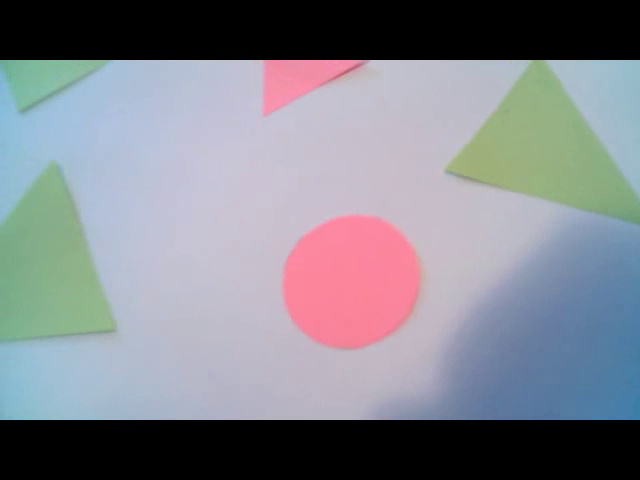
#> input picture frame 57 of resources/output.avi, 640 x 480 px
$ python script.py
#> lines starting #> are read from the running program, lines starting #| are printed output that depends on the picture; after the words box and inside, x2 and y2 are one past the last pixel; in counts of white or black regions, pixels touching at a corner belong together
import cv2
import numpy as np

font = cv2.FONT_HERSHEY_COMPLEX

path_to_video = '../resources/output.avi'
cap = cv2.VideoCapture(path_to_video)

outputfile = 'cvs_file.txt'

def nothing(x):
    pass


def generate_threshold(color, l_h, l_s, l_v, u_h, u_s, u_v):
    if color == 'black':
        # convert to gray
        gray = cv2.cvtColor(frame, cv2.COLOR_BGR2GRAY)

        # thresholding
        _, threshold = cv2.threshold(gray, 25, 255, cv2.THRESH_BINARY)

        # erosion
        kernel = np.ones((5, 5), np.uint8)
        mask = cv2.erode(threshold, kernel)

        # make inverse
        threshold_inv = cv2.bitwise_not(mask)

        # opening
        kernel = np.ones((5, 5), np.uint8)  # black square
        open_frame = cv2.morphologyEx(threshold_inv, cv2.MORPH_OPEN, kernel)

        # erosion
        kernel = np.ones((5, 5), np.uint8)  # black square
        result_frame = cv2.erode(open_frame, kernel)

        # thresholding
        _, threshold = cv2.threshold(result_frame, 150, 255, cv2.THRESH_BINARY)

    else:

        # convert to hsv
        hsv = cv2.cvtColor(frame, cv2.COLOR_BGR2HSV)

        # filtering
        lower_red = np.array([l_h, l_s, l_v])
        upper_red = np.array([u_h, u_s, u_v])
        mask = cv2.inRange(hsv, lower_red, upper_red)

        # erosion
        kernel = np.ones((5, 5), np.uint8)  # black square
        mask = cv2.erode(mask, kernel)

        # thresholding
        _, threshold = cv2.threshold(mask, 150, 255, cv2.THRESH_BINARY)

    # make contours
    contours, _ = cv2.findContours(threshold, cv2.RETR_TREE, cv2.CHAIN_APPROX_SIMPLE)
    return contours


def write_text_to_file(filename, text):
    """Функция для записи в	файл filename строки text"""

    # Открытие файла для записи
    f = open(filename, "a")
    # Запись строки text в файл
    f.write(text)
    # Закрытие файла
    f.close()

def refresh_file(filename):

    # Открытие файла для записи
    f = open(filename, "w")
    # Закрытие файла
    f.close()

refresh_file(outputfile)

while True:
    triangle_count = 0
    rectangle_count = 0
    circle_count = 0

    list_for_csv_outputfile = []

    _, frame = cap.read()
#> frame is the input picture: shape (480, 640, 3); mean B, G, R 139.4, 131.2, 129.1

    black_contours = generate_threshold("black", 0, 0, 40, 180, 98, 247)
#> in generate_threshold, `gray = cv2.cvtColor(frame, cv2.COLOR_BGR2GRAY)`:
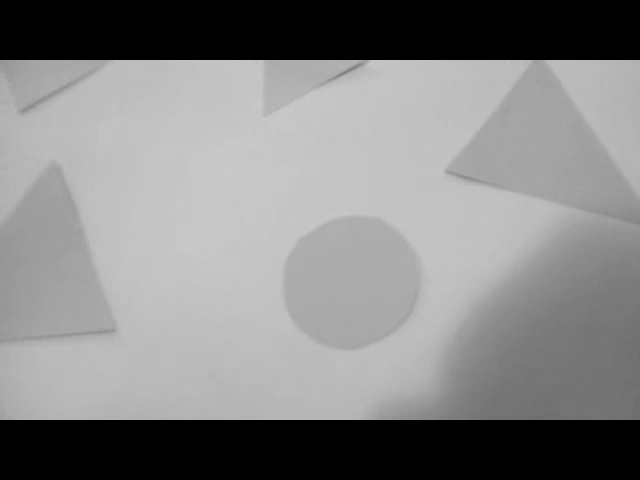
#> gray: shape (480, 640); min 0, max 202, mean 131.5
#> in generate_threshold, `_, threshold = cv2.threshold(gray, 25, 255, cv2.THRESH_BINARY)`:
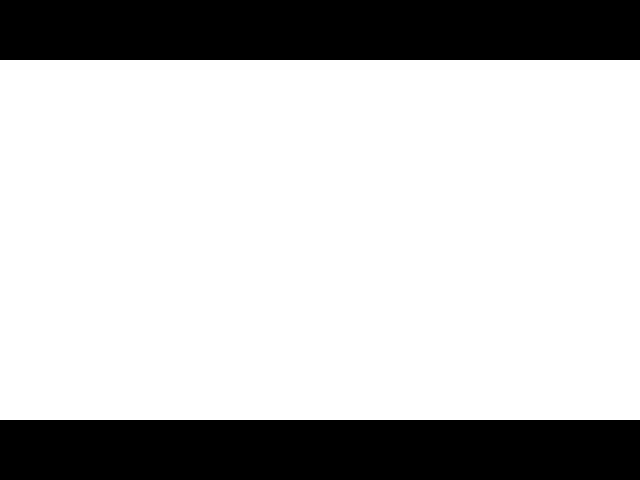
#> threshold: shape (480, 640); 75% white; 2 black regions, box (x1, y1, x2, y2) and area: (0, 0, 640, 60) 38400, (0, 420, 640, 480) 38400
#> in generate_threshold, `contours, _ = cv2.findContours(threshold, cv2.RETR_TREE, cv2.CHAIN_APP..`: contours = 2 contours; box (x1, y1, x2, y2) and area: (0, 420, 640, 480) 37701, (0, 0, 640, 60) 37701
#> black_contours has the same summary as contours in generate_threshold
    blue_contours = generate_threshold("blue", 106, 12, 127, 127, 76, 202)
#> in generate_threshold (call 2), `contours, _ = cv2.findContours(threshold, cv2.RETR_TREE, cv2.CHAIN_APP..`: contours = 14 contours, 5 with area under 20; largest, box (x1, y1, x2, y2) and area: (354, 196, 608, 418) 14878, (144, 309, 286, 418) 7950, (414, 62, 506, 129) 3248, (174, 385, 189, 399) 135, (565, 219, 577, 227) 75
#> blue_contours has the same summary as contours in generate_threshold
    green_contours = generate_threshold("green", 35, 37, 107, 77, 255, 255)
#> in generate_threshold (call 3), `contours, _ = cv2.findContours(threshold, cv2.RETR_TREE, cv2.CHAIN_APP..`: contours = 6 contours, 2 with area under 20; largest, box (x1, y1, x2, y2) and area: (450, 62, 640, 220) 13409, (0, 166, 112, 338) 12314, (30, 62, 98, 82) 614, (54, 82, 62, 88) 20
#> green_contours has the same summary as contours in generate_threshold
    pink_contours = generate_threshold("pink", 134, 35, 60, 180, 255, 255)
#> call 4 of generate_threshold, with color = 'pink', l_h = 134, l_s = 35, l_v = 60, u_h = 180, u_s = 255, u_v = 255
#> in generate_threshold (call 4), `mask = cv2.erode(mask, kernel)`:
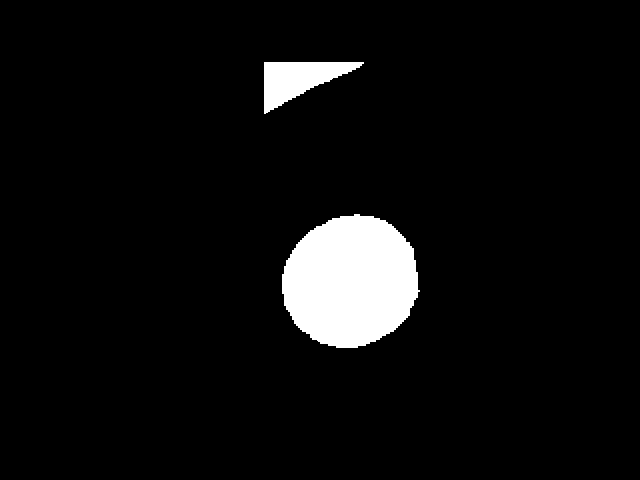
#> mask: shape (480, 640); 5.5% white; 2 white regions
#> in generate_threshold (call 4), `contours, _ = cv2.findContours(threshold, cv2.RETR_TREE, cv2.CHAIN_APP..`: contours = 2 contours; box (x1, y1, x2, y2) and area: (282, 214, 420, 348) 13962, (264, 62, 364, 114) 2519
#> pink_contours has the same summary as contours in generate_threshold
    light_yellow_contours = generate_threshold("light_yellow", 0, 46, 193, 34, 255, 255)
#> in generate_threshold (call 5), `mask = cv2.inRange(hsv, lower_red, upper_red)`:
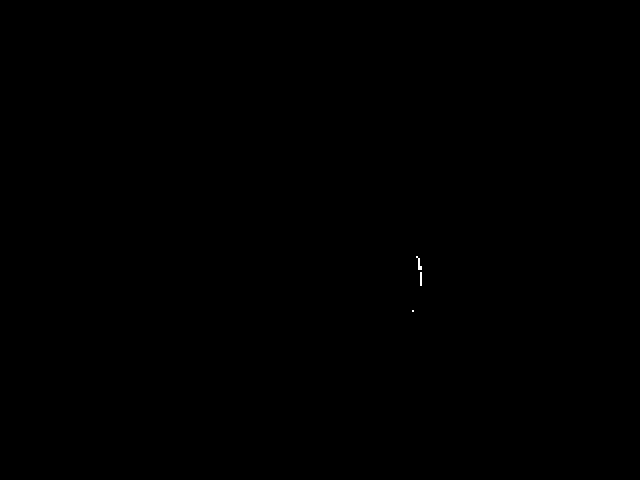
#> mask: shape (480, 640); 0.02% white in thin lines or dots, all inside (x1, y1, x2, y2) = (412, 256, 422, 312)
#> in generate_threshold (call 5), `contours, _ = cv2.findContours(threshold, cv2.RETR_TREE, cv2.CHAIN_APP..`: contours = []
#> light_yellow_contours = []
    yellow_contours = generate_threshold("yellow", 24, 44, 142, 89, 76, 255)
#> in generate_threshold (call 6), `mask = cv2.erode(mask, kernel)`:
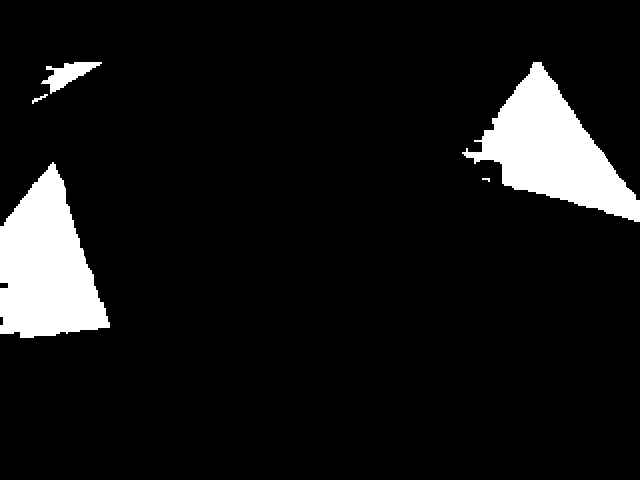
#> mask: shape (480, 640); 8.4% white; 5 white regions
#> in generate_threshold (call 6), `contours, _ = cv2.findContours(threshold, cv2.RETR_TREE, cv2.CHAIN_APP..`: contours = 5 contours, 1 with area under 20; largest, box (x1, y1, x2, y2) and area: (0, 162, 110, 338) 12159, (462, 62, 640, 222) 12034, (41, 62, 102, 94) 734, (32, 94, 48, 104) 30
#> yellow_contours has the same summary as contours in generate_threshold

    contours = black_contours + green_contours + pink_contours + light_yellow_contours
#> contours = 10 contours, 2 with area under 20; largest, box (x1, y1, x2, y2) and area: (0, 420, 640, 480) 37701, (0, 0, 640, 60) 37701, (282, 214, 420, 348) 13962, (450, 62, 640, 220) 13409, (0, 166, 112, 338) 12314, (264, 62, 364, 114) 2519, (30, 62, 98, 82) 614, (54, 82, 62, 88) 20
    # contours = yellow_contours + green_contours + pink_contours

    for cnt in contours:
        area = cv2.contourArea(cnt)

        if area > 450 and area < 25000:

            # approximation of contour by polygon
            approx = cv2.approxPolyDP(cnt, 0.03 * cv2.arcLength(cnt, True), True)
            cv2.drawContours(frame, [approx], 0, (0, 0, 255), 5)

            # alternative to approx
            # hull = cv2.convexHull(cnt)
            # cv2.drawContours(frame, [hull], 0, (0,0,255),5)

            # coordinates of the beginning of polygon for text-label
            x = approx.ravel()[0]
            y = approx.ravel()[1]

            if len(approx) == 3:
                cv2.putText(frame, "Triangle", (x, y), font, 0.5, (255, 0, 0))
                triangle_count += 1

            elif len(approx) == 4:
                cv2.putText(frame, "Rectangle", (x, y), font, 0.5, (255, 0, 0))
                rectangle_count += 1


            elif 6 < len(approx) < 15:
                cv2.putText(frame, "Circle", (x, y), font, 0.5, (255, 0, 0))
                circle_count += 1
#> this loop made 10 passes
#> (area, approx, x, y, triangle_count) on passes 7, 10: (13409, [[450, 166], [639, 219], [541, 62]], 450, 166, 1), (2519, [[264, 113], [363, 62], [264, 62]], 264, 113, 2)
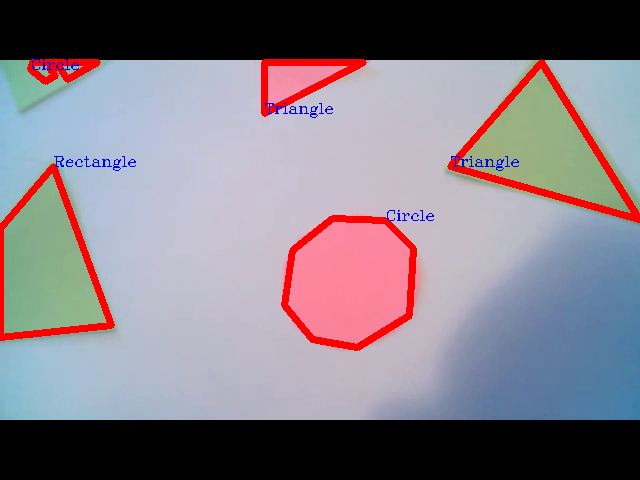
#> frame: shape (480, 640, 3); 4.28% of pixels changed, all inside (x1, y1, x2, y2) = (0, 59, 640, 351)
#> after the loop, circle_count = 2; rectangle_count = 1; triangle_count = 2

    # str variables for (cont of polygons)
    triangle_text = 'Triangles: ' + str(triangle_count)
#> triangle_text = 'Triangles: 2'
    rectangle_text = 'Rectangles: ' + str(rectangle_count)
#> rectangle_text = 'Rectangles: 1'
    circles_text = 'Circles: ' + str(circle_count)
#> circles_text = 'Circles: 2'

    output_str = str(triangle_count) + '    ' + str(rectangle_count) + '    ' + str(circle_count) + '\n'
    list_for_csv_outputfile.append(output_str)
    write_text_to_file(outputfile, output_str)

    # print info (cont of polygons) at the frame
    cv2.putText(frame, triangle_text, (100, 100), font, 0.6, (0))
    cv2.putText(frame, rectangle_text, (100, 120), font, 0.6, (0))
    cv2.putText(frame, circles_text, (100, 140), font, 0.6, (0))
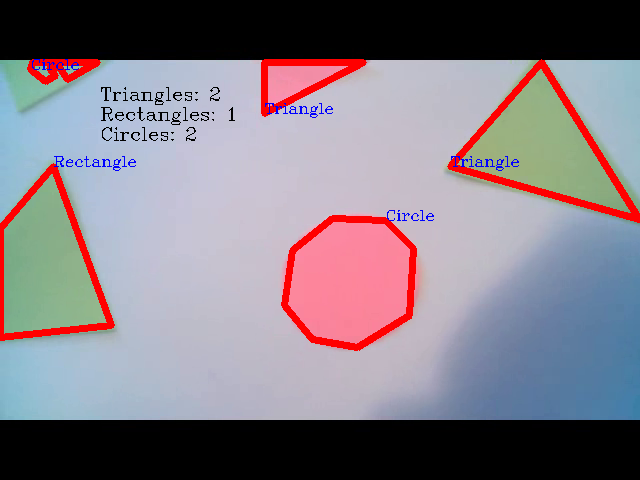
#> frame: shape (480, 640, 3); mean B, G, R 133.1, 123.6, 131.1

    cv2.imshow('original', frame)

    # if 'Esc' (k==27) is pressed then break
    k = cv2.waitKey(30) & 0xff
#> (key Esc is pressed here)
    if k == 27:
        break

cap.release()
cv2.destroyAllWindows()

$ run again, starting later in the video
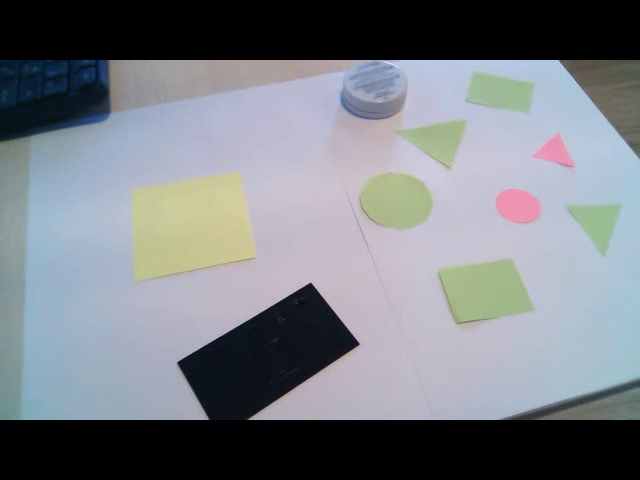
#> input picture frame 256 of resources/output.avi, 640 x 480 px
#> frame is the input picture: shape (480, 640, 3); mean B, G, R 130.7, 124.7, 120.3
#> in generate_threshold, `_, threshold = cv2.threshold(gray, 25, 255, cv2.THRESH_BINARY)`:
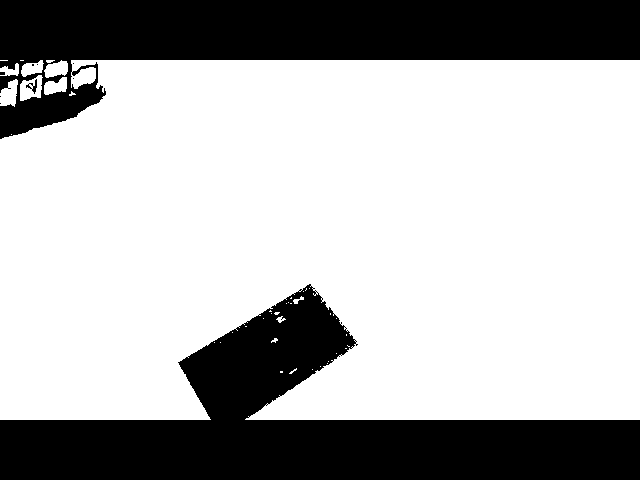
#> threshold: shape (480, 640); 69.6% white; 10 black regions (7 under 20 px), largest, box (x1, y1, x2, y2) and area: (0, 284, 640, 480) 50797, (0, 0, 640, 139) 42359, (26, 79, 37, 94) 58
#> threshold_inv: shape (480, 640); 32.2% white; 2 white regions, box (x1, y1, x2, y2) and area: (0, 282, 640, 480) 53444, (0, 0, 640, 141) 45399
#> result_frame: shape (480, 640); 30.6% white; 2 white regions
#> in generate_threshold, `contours, _ = cv2.findContours(threshold, cv2.RETR_TREE, cv2.CHAIN_APP..`: contours = 11 contours; largest, box (x1, y1, x2, y2) and area: (0, 284, 640, 480) 50206, (0, 0, 640, 139) 43618, (70, 66, 97, 88) 372, (44, 60, 69, 78) 320, (43, 76, 68, 95) 310
#> black_contours has the same summary as contours in generate_threshold
#> hsv: shape (480, 640, 3); mean H, S, V 80.8, 38.2, 134.9
#> in generate_threshold (call 2), `contours, _ = cv2.findContours(threshold, cv2.RETR_TREE, cv2.CHAIN_APP..`: contours = 20 contours, 11 with area under 20; largest, box (x1, y1, x2, y2) and area: (70, 251, 215, 418) 12244, (354, 328, 526, 418) 6591, (70, 100, 192, 187) 3174, (343, 62, 406, 114) 1914, (144, 116, 206, 169) 1056
#> blue_contours has the same summary as contours in generate_threshold
#> in generate_threshold (call 3), `contours, _ = cv2.findContours(threshold, cv2.RETR_TREE, cv2.CHAIN_APP..`: contours = 7 contours, 2 with area under 20; largest, box (x1, y1, x2, y2) and area: (442, 262, 530, 322) 3508, (364, 176, 430, 226) 2313, (472, 76, 530, 108) 1148, (404, 124, 462, 162) 1003, (574, 206, 618, 250) 900
#> green_contours has the same summary as contours in generate_threshold
#> in generate_threshold (call 4), `contours, _ = cv2.findContours(threshold, cv2.RETR_TREE, cv2.CHAIN_APP..`: contours = 2 contours; box (x1, y1, x2, y2) and area: (497, 190, 540, 222) 926, (536, 136, 572, 166) 402
#> pink_contours has the same summary as contours in generate_threshold
#> in generate_threshold (call 5), `contours, _ = cv2.findContours(threshold, cv2.RETR_TREE, cv2.CHAIN_APP..`: contours = 1 contour; box (x1, y1, x2, y2) and area: (136, 176, 252, 275) 8792
#> light_yellow_contours has the same summary as contours in generate_threshold
#> in generate_threshold (call 6), `contours, _ = cv2.findContours(threshold, cv2.RETR_TREE, cv2.CHAIN_APP..`: contours = 8 contours, 1 with area under 20; largest, box (x1, y1, x2, y2) and area: (136, 176, 252, 278) 8957, (442, 262, 528, 320) 3366, (364, 176, 430, 226) 2406, (410, 124, 460, 160) 904, (474, 78, 528, 106) 766, (576, 208, 616, 248) 744, (0, 404, 14, 418) 42
#> yellow_contours has the same summary as contours in generate_threshold
#> `contours = black_contours + green_contours + pink_contours + light_yel..`: contours = 21 contours, 2 with area under 20; largest, box (x1, y1, x2, y2) and area: (0, 284, 640, 480) 50206, (0, 0, 640, 139) 43618, (136, 176, 252, 275) 8792, (442, 262, 530, 322) 3508, (364, 176, 430, 226) 2313
#> the loop `for cnt in contours:` made 21 passes
#> (area, approx, x, y, triangle_count) on passes 15, 17: (900, [[574, 208], [603, 249], [617, 206]], 574, 208, 1), (1003, [[461, 124], [404, 133], [449, 161]], 461, 124, 2)
#> after the loop `for cnt in contours:`: circle_count = 2; rectangle_count = 3; triangle_count = 2
#> triangle_text = 'Triangles: 2'
#> rectangle_text = 'Rectangles: 3'
#> circles_text = 'Circles: 2'
#> `cv2.putText(frame, circles_text, (100, 140), font, 0.6, (0))`:
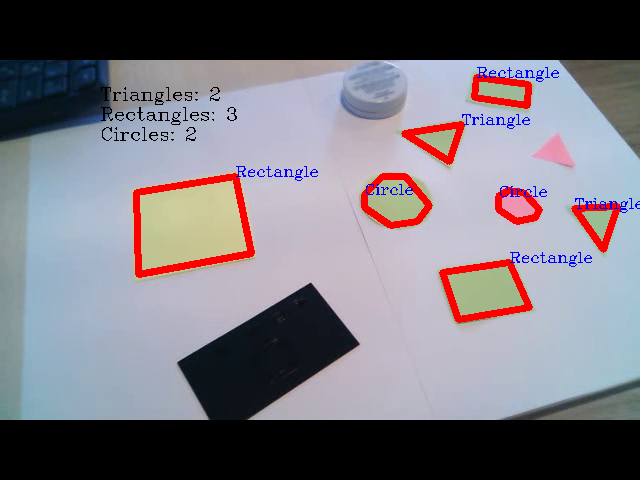
#> frame: shape (480, 640, 3); mean B, G, R 125.9, 117.8, 121.1

$ run again, starting later in the video
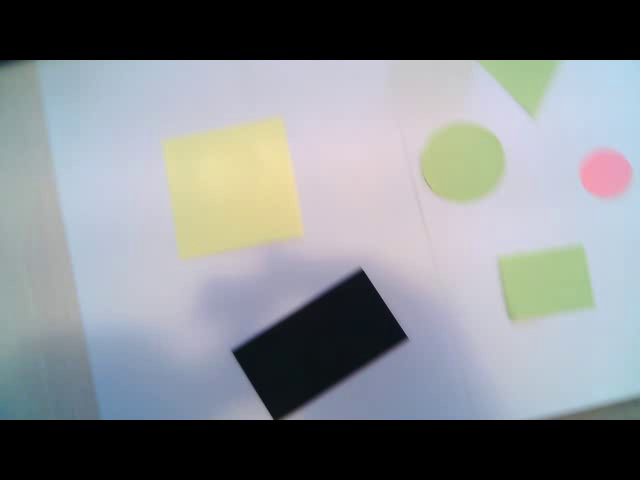
#> input picture frame 456 of resources/output.avi, 640 x 480 px
#> frame is the input picture: shape (480, 640, 3); mean B, G, R 138.3, 134.5, 130.3
#> in generate_threshold, `_, threshold = cv2.threshold(gray, 25, 255, cv2.THRESH_BINARY)`:
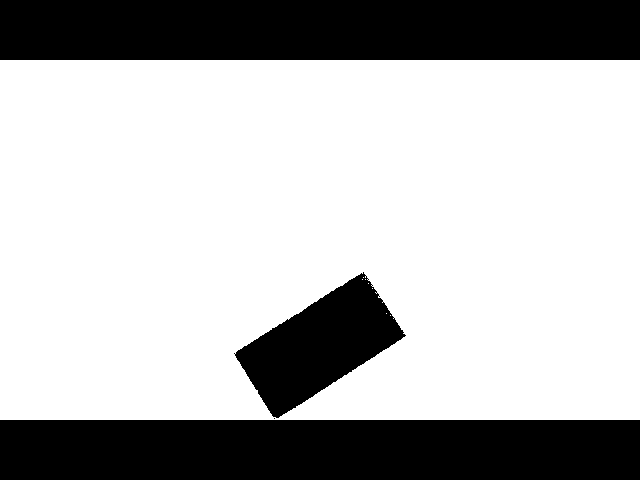
#> threshold: shape (480, 640); 71.1% white; 4 black regions (1 under 20 px), largest, box (x1, y1, x2, y2) and area: (0, 0, 640, 60) 38400, (0, 420, 640, 480) 38400, (234, 272, 406, 418) 11982
#> threshold_inv: shape (480, 640); 30.2% white; 2 white regions, box (x1, y1, x2, y2) and area: (0, 270, 640, 480) 52956, (0, 0, 640, 62) 39680
#> result_frame: shape (480, 640); 28.9% white; 2 white regions
#> in generate_threshold, `contours, _ = cv2.findContours(threshold, cv2.RETR_TREE, cv2.CHAIN_APP..`: contours = 2 contours; box (x1, y1, x2, y2) and area: (0, 272, 640, 480) 49546, (0, 0, 640, 60) 37701
#> black_contours has the same summary as contours in generate_threshold
#> hsv: shape (480, 640, 3); mean H, S, V 80.2, 35.6, 144.4
#> in generate_threshold (call 2), `contours, _ = cv2.findContours(threshold, cv2.RETR_TREE, cv2.CHAIN_APP..`: contours = 5 contours; box (x1, y1, x2, y2) and area: (86, 258, 349, 418) 16566, (305, 288, 506, 418) 12041, (165, 317, 183, 331) 150, (157, 361, 167, 371) 79, (374, 280, 382, 286) 28
#> blue_contours has the same summary as contours in generate_threshold
#> in generate_threshold (call 3), `contours, _ = cv2.findContours(threshold, cv2.RETR_TREE, cv2.CHAIN_APP..`: contours = 4 contours, 1 with area under 20; largest, box (x1, y1, x2, y2) and area: (502, 250, 590, 318) 4540, (428, 126, 502, 200) 4032, (484, 62, 554, 110) 1628
#> green_contours has the same summary as contours in generate_threshold
#> in generate_threshold (call 4), `contours, _ = cv2.findContours(threshold, cv2.RETR_TREE, cv2.CHAIN_APP..`: contours = 1 contour; box (x1, y1, x2, y2) and area: (582, 152, 630, 196) 1512
#> pink_contours has the same summary as contours in generate_threshold
#> in generate_threshold (call 5), `contours, _ = cv2.findContours(threshold, cv2.RETR_TREE, cv2.CHAIN_APP..`: contours = 1 contour; box (x1, y1, x2, y2) and area: (168, 122, 302, 256) 13318
#> light_yellow_contours has the same summary as contours in generate_threshold
#> in generate_threshold (call 6), `contours, _ = cv2.findContours(threshold, cv2.RETR_TREE, cv2.CHAIN_APP..`: contours = 13 contours, 5 with area under 20; largest, box (x1, y1, x2, y2) and area: (168, 122, 282, 256) 7354, (502, 250, 590, 316) 4234, (424, 126, 502, 198) 3719, (486, 62, 552, 110) 1548, (221, 139, 235, 147) 89, (245, 141, 252, 155) 76, (507, 281, 515, 291) 61, (216, 244, 222, 250) 25
#> yellow_contours has the same summary as contours in generate_threshold
#> `contours = black_contours + green_contours + pink_contours + light_yel..`: contours = 8 contours, 1 with area under 20; largest, box (x1, y1, x2, y2) and area: (0, 272, 640, 480) 49546, (0, 0, 640, 60) 37701, (168, 122, 302, 256) 13318, (502, 250, 590, 318) 4540, (428, 126, 502, 200) 4032, (484, 62, 554, 110) 1628, (582, 152, 630, 196) 1512
#> the loop `for cnt in contours:` made 8 passes
#> (area, approx, x, y, rectangle_count) on passes 4, 8: (4540.5, [[581, 252], [504, 258], [512, 317], [589, 305]], 581, 252, 1), (13318, [[279, 122], [168, 144], [184, 255], [301, 231]], 279, 122, 2)
#> after the loop `for cnt in contours:`: circle_count = 2; triangle_count = 1
#> triangle_text = 'Triangles: 1'
#> rectangle_text = 'Rectangles: 2'
#> circles_text = 'Circles: 2'
#> `cv2.putText(frame, circles_text, (100, 140), font, 0.6, (0))`:
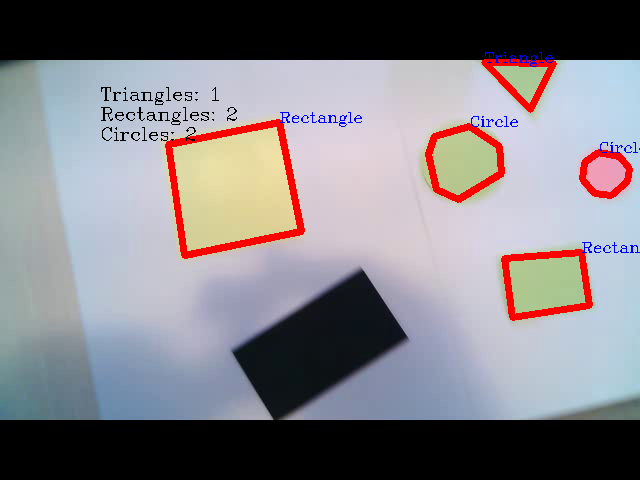
#> frame: shape (480, 640, 3); mean B, G, R 133.2, 127.6, 130.7
